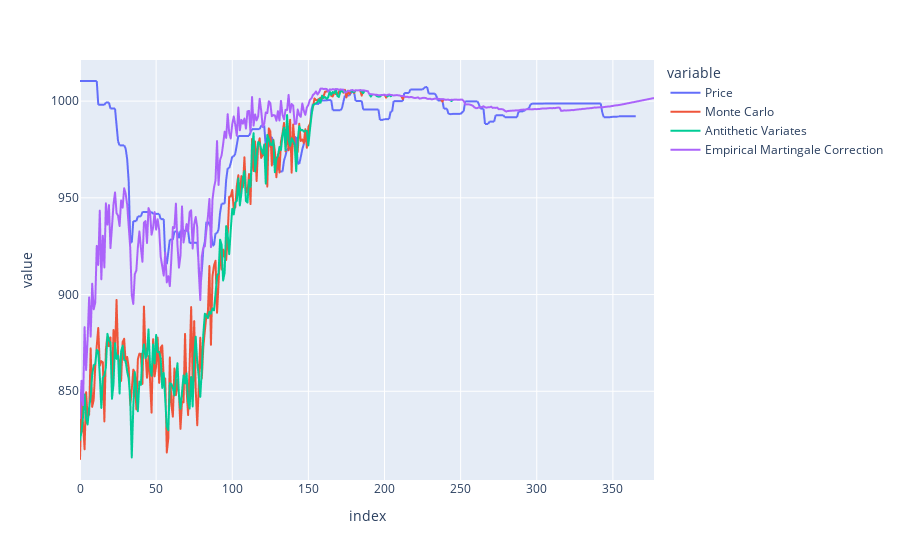

Notebook code for this chart:
### Code cell
px.line(merged, 
        y=["Price", 
           "Monte Carlo", 
           "Antithetic Variates", 
           "Empirical Martingale Correction"
           ]
        )

### Figure 1 — Plotly figure (JSON) as saved in the notebook; plotly's stock layout.template omitted (floating-point values rounded to 4 significant figures; data arrays with more than 128 entries replaced by an {"elided": "..."} marker saying what was removed)
{"data": [{"hovertemplate": "variable=Price<br>index=%{x}<br>value=%{y}<extra></extra>", "legendgroup": "Price", "line": {"color": "#636efa", "dash": "solid"}, "marker": {"symbol": "circle"}, "mode": "lines", "name": "Price", "showlegend": true, "type": "scattergl", "x": {"elided": "378 int values"}, "xaxis": "x", "y": {"elided": "378 float values"}, "yaxis": "y"}, {"hovertemplate": "variable=Monte Carlo<br>index=%{x}<br>value=%{y}<extra></extra>", "legendgroup": "Monte Carlo", "line": {"color": "#EF553B", "dash": "solid"}, "marker": {"symbol": "circle"}, "mode": "lines", "name": "Monte Carlo", "showlegend": true, "type": "scattergl", "x": {"elided": "378 int values"}, "xaxis": "x", "y": {"elided": "378 float values"}, "yaxis": "y"}, {"hovertemplate": "variable=Antithetic Variates<br>index=%{x}<br>value=%{y}<extra></extra>", "legendgroup": "Antithetic Variates", "line": {"color": "#00cc96", "dash": "solid"}, "marker": {"symbol": "circle"}, "mode": "lines", "name": "Antithetic Variates", "showlegend": true, "type": "scattergl", "x": {"elided": "378 int values"}, "xaxis": "x", "y": {"elided": "378 float values"}, "yaxis": "y"}, {"hovertemplate": "variable=Empirical Martingale Correction<br>index=%{x}<br>value=%{y}<extra></extra>", "legendgroup": "Empirical Martingale Correction", "line": {"color": "#ab63fa", "dash": "solid"}, "marker": {"symbol": "circle"}, "mode": "lines", "name": "Empirical Martingale Correction", "showlegend": true, "type": "scattergl", "x": {"elided": "378 int values"}, "xaxis": "x", "y": {"elided": "378 float values"}, "yaxis": "y"}], "layout": {"legend": {"title": {"text": "variable"}, "tracegroupgap": 0}, "margin": {"t": 60}, "xaxis": {"anchor": "y", "domain": [0, 1], "title": {"text": "index"}}, "yaxis": {"anchor": "x", "domain": [0, 1], "title": {"text": "value"}}}}
